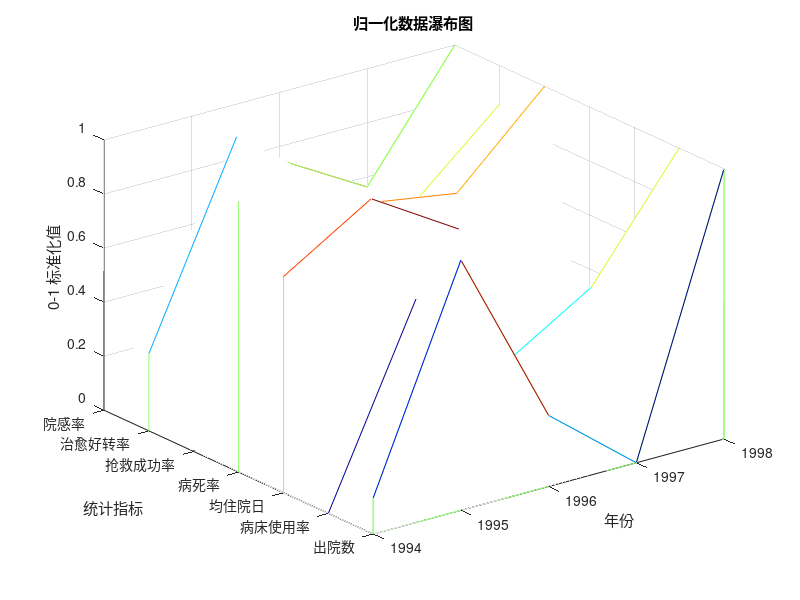

The MATLAB script that drew this image:
%% 基于 TOPSIS 方法的医疗质量评估
%  by adqeor@XJTU 
%  小学期属性建模课程的一个题目, 稍加更改即可适用于其他评估任务.
%  
%  TOPSIS 评估的一般流程:
%  1. 数据标准化/规范化, 限制各指标数据的动态范围;
%  2. 数据同向化, 即使各个指标的最优化方向相同, 均为极大或极小;
%  3. 数据加权, 对各个指标赋予权重;
%  4. 计算距离, 记各个指标的最值分别构成 V+, V-, 每个 entity 到它们的距离分别为 D+, D-.
%  5. 则该 entity 的最终评分为 D- / (D+ + D-) = 1 / (1 + D+/D-)
%
%  History:
%  [rev0.1.1] 4 Feb. 2021:
%  改变文档结构: 使用分节以获得格式化的发布;
%  改变评估流程: 将标准化提前于同向化;
%  改变同向化方法: 移除观察动态范围, 进行形如 y = 10 - x 的变换, 改为简单正负变号;
%  解决算法错误: 计算最终得分的极性错误;
%  调整代码: 注释. 缩进, 变量命名, 向量化计算;
%  增加标准化后数据的瀑布图, 便于比较;
%  移除原有评价绘图, 更改命令行输出结果的格式;
%  [rev0.1.0] 4 Feb. 2021:
%  建立文档, 更改编码为 UTF-8;
%  11 Jul. 2020:
%  Last known archive.
%  7 Jul. 2020:
%  Create file.
%

%% 数据准备
%  接下来有命令行窗口和绘图. 清空以避免影响输出.
clc;
close all;

%%
%  每行存储一个 entity, 每个 entity 具有若干列的平均指标
%  数据格式: 0.年份: 1994-98, 在表格中没有出现

stat = [21584 	 76.7 	 7.3 	 1.01 	 78.3 	 97.5 	 2.0
        24372 	 86.3 	 7.4 	 0.80 	 91.1 	 98.0 	 2.0
        22041 	 81.8 	 7.3 	 0.62 	 91.1 	 97.3 	 3.2
        21115 	 84.5 	 6.9 	 0.60 	 90.2 	 97.7 	 2.9
        24633 	 90.3 	 6.9 	 0.25 	 95.5 	 97.9 	 3.6];

[n_Entity, n_Indicator] = size(stat);

entityType = '年份';
entityDescription = cell(1, n_Entity);
for i = 1:n_Entity
	entityDescription{i} = num2str(i - 1 + 1994);
end

indicatorType = '统计指标';
indicatorDescription = {'出院数', '病床使用率', '均住院日', '病死率',...
			'抢救成功率', '治愈好转率', '院感率'};

%% 规范化评价指标
%  0-1 标准化, 最小-最大规范化, 离差标准化
%  将[min_data, max_data]线性映射到[0, 1]. x' = (x - min)/(max - min)
%  缺点: 对极端值/离群值敏感; 迁移应用时, 如新数据映射后不在 [0,1], 运算时却不考虑超限情况, 可能引发错误. 
%  z-score 标准化, 零-均值规范化, 标准差标准化.
%  x' = (x - x_bar)/sigma
%  当前应用最多的方法, 但受离群点影响大.
%  可用中位数M替代均值, 再用绝对标准差 sigma(x_i - W) 替代标准差. 其中W可以是平均数, 也可以是中位数. 
%  小数定标标准化
%  x' = x/10^k, 进而将数值映射到[-1, 1]
%  适用于大动态范围的数据

stdMethod = '0-1';

switch stdMethod
	case '0-1'
		stat_std = (stat - min(stat)) ./ (max(stat) - min(stat));
	case 'z-score'
		stat_std = zscore(stat); 	% zscore 默认作用于每一列的指标
	otherwise
		warning('No proper standarize method specified. Use z-score by default.');
		stat_std = 2 + zscore(stat);
		stdMethod = 'z-score'; 		% 对异常的方法指定为 zscore
end

%% 对归一化的数据可视化

colormap(jet);
waterfall(stat_std');
title('归一化数据瀑布图');
xlabel(entityType);	xticks(1:n_Entity);	xticklabels(entityDescription);
ylabel(indicatorType);	yticks(1:n_Indicator);	yticklabels(indicatorDescription);
zlabel(sprintf('%s 标准化值', stdMethod));

%% 数据同向化
%  数据同向化: 进行变换, 使所有指标的最优化方向相同
%  从实际问题, 希望第1 2 5 6号指标极大, 3 4 7号极小
%  下面取极大为同向化方向

stat_uniDir = stat_std;
stat_uniDir(:,3) = -stat_uniDir(:,3);
stat_uniDir(:,4) = -stat_uniDir(:,4);
stat_uniDir(:,7) = -stat_uniDir(:,7);

%% 评价指标赋权
%  不同的指标(在归一化后)具有不同的权重
weight = ones(1, n_Indicator); 	% 平凡的均一赋权
%weight = [1 .8 .9 2 5 4 3]; 	% 专家的先验赋权
%weight = ;						% 熵权法. 没有客观定量的效用函数, 这种方法不一定行得通. 

% 权值归一化. 不进行归一化对比较平均没有任何问题.
weight = weight/sum(weight);
% 权的应用: 对每一年数据向量, 各个指标分量加权. 当年数据仍是一个向量.
stat_weighted = weight .* stat_std;
% 标量效用函数: 对每一年数据向量使用权重做内积作为评价. 当年数据退化为标量数值.
stat_simpleWeighted = stat_std * weight';

%% TOPSIS 综合评价参数计算
%  向量距离, 欧几里得距离
p = 2;
% 如果不需要使用中间变量, 可以一步出结果
% D_ideal_p2 = vecnorm(stat_weighted - max(stat_weighted), p, 2);
% D_nadir_p2 = vecnorm(stat_weighted - min(stat_weighted), p, 2);
% R_p2 = D_nadir_p2 ./ (D_ideal_p2 + D_nadir_p2);
R_p2 = 1 ./ ( 1 +  vecnorm(stat_weighted - max(stat_weighted), p, 2)./vecnorm(stat_weighted - min(stat_weighted), p, 2));

% 向量距离, 曼哈顿距离
p = 1;
R_p1 = 1 ./ ( 1 +  vecnorm(stat_weighted - max(stat_weighted), p, 2)./vecnorm(stat_weighted - min(stat_weighted), p, 2));

% 可视化的实现
fprintf('TOPSIS 评判结果:\n\n年\t\tTOPSIS\t\t简单加权\n');
for i = 1:n_Entity
    fprintf('%d\t%.2f\t\t%.2f\n', i + 1993, R_p2(i), stat_simpleWeighted(i));
end

% 权重的讨论: 
% 
% "会哭的孩子有奶吃". 给动态范围大的数据, 赋予更大的权重.
% 熵权法正式基于这个想法, 成为TOPSIS进行综合分析中, 提供数据权重一种方法. 
% 
% 这种方法不一定是对的. 
% 
% 系统对某些指标非常敏感, 微小的波动就将造成巨大的体验优化/劣化, 或是系统工作情况骤变, 等等.
% 而系统对某些动态范围很大的指标, 可能并不敏感; 它们可能甚至不是系统的决策变量. 
% 
% 其次, 对于综合评价问题, 难以知道用户的感知中指标的那种组合才是最优化目标